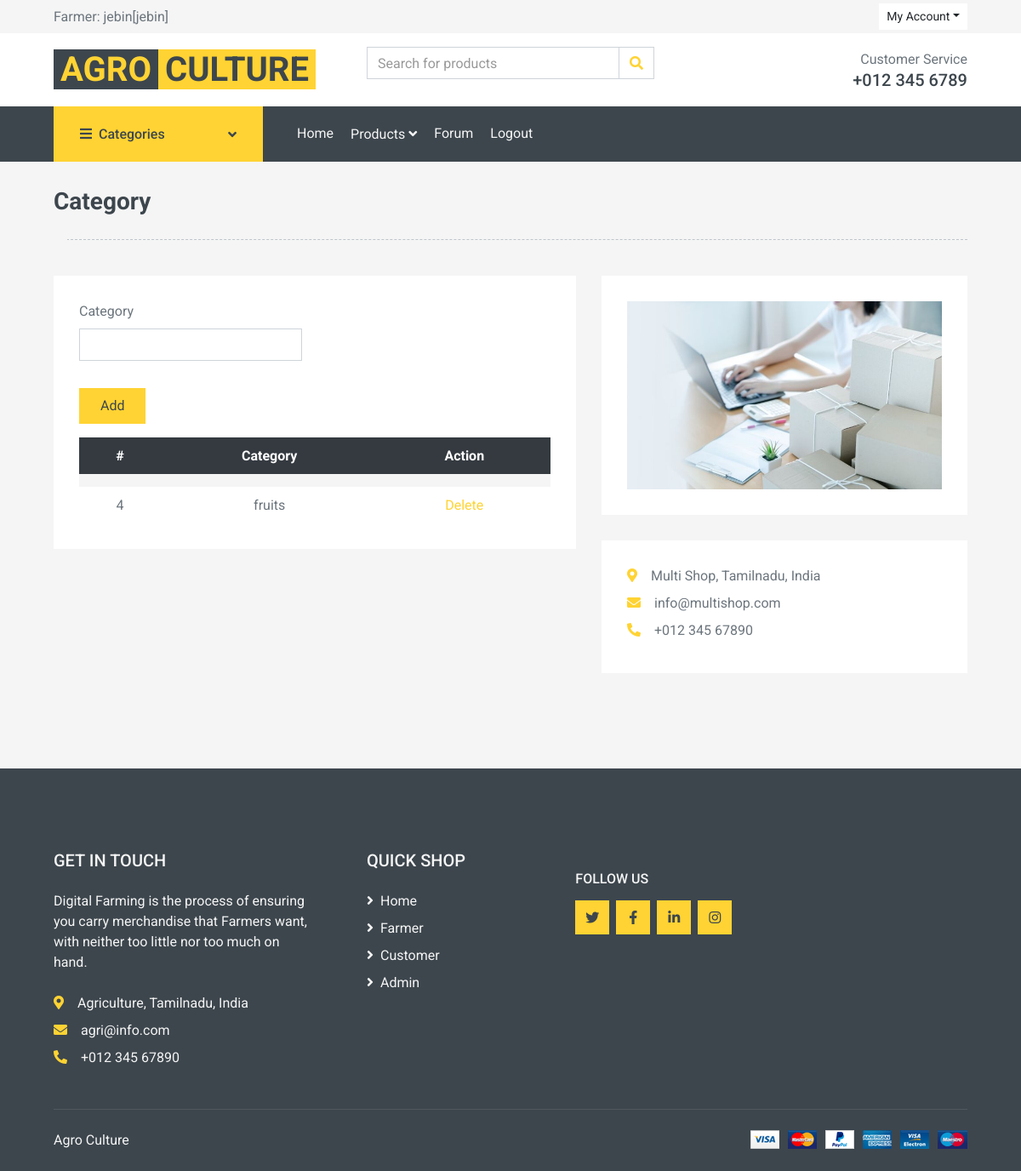
Page /add_cat.php (signed in) on the committed database.
### tables this page shows
CREATE TABLE `rt_retailer` (
  `id` int(11) NOT NULL,
  `name` varchar(20) NOT NULL,
  `address` varchar(50) NOT NULL,
  `city` varchar(30) NOT NULL,
  `mobile` bigint(20) NOT NULL,
  `email` varchar(40) NOT NULL,
  `proof` varchar(50) NOT NULL,
  `uname` varchar(20) NOT NULL,
  `pass` varchar(20) NOT NULL,
  `create_date` varchar(20) NOT NULL,
  `status` int(11) NOT NULL,
  PRIMARY KEY  (`uname`)
);

CREATE TABLE `rt_category` (
  `id` int(11) NOT NULL,
  `retailer` varchar(20) NOT NULL,
  `category` varchar(50) NOT NULL
);

### add_cat.php (the view, shortened to what this page needs)
<?php
include("include/dbconnect.php");
extract($_REQUEST);
$uname=$_SESSION['uname'];
$q1=mysqli_query($connect,"select * from rt_retailer where uname='$uname'");
$r1=mysqli_fetch_array($q1);
	 ?>
<html>
<head>
    <title><?php include("include/title.php"); ?></title>
    <link href="https://cdnjs.cloudflare.com/ajax/libs/font-awesome/5.10.0/css/all.min.css" rel="stylesheet">
    <link href="static/lib/animate/animate.min.css" rel="stylesheet">
    <link href="static/lib/owlcarousel/assets/owl.carousel.min.css" rel="stylesheet">
    <link href="static/css/style.css" rel="stylesheet">
</head>
<body>
    <div class="container-fluid">
        <div class="row bg-secondary py-1 px-xl-5">
            <div class="col-lg-6 d-none d-lg-block">
                <div class="d-inline-flex align-items-center h-100">
                    Farmer: <?php echo $r1['name']. "[".$r1['uname']."]"; ?>
                </div>
            </div>
            <div class="col-lg-6 text-center text-lg-right">
                <div class="d-inline-flex align-items-center">
                    <div class="btn-group">
                        <button type="button" class="btn btn-sm btn-light dropdown-toggle" data-toggle="dropdown">My Account</button>
                    </div>
                </div>
            </div>
        </div>
        <div class="row align-items-center bg-light py-3 px-xl-5 d-none d-lg-flex">
            <div class="col-lg-4">
                <a href="" class="text-decoration-none">
                    <span class="h1 text-uppercase text-primary bg-dark px-2">Agro</span>
                    <span class="h1 text-uppercase text-dark bg-primary px-2 ml-n1"> culture</span>
                </a>
            </div>
            <div class="col-lg-4 col-6 text-left">
                <form action="">
                    <div class="input-group">
                        <input type="text" class="form-control" placeholder="Search for products">
                        <div class="input-group-append">
                            <span class="input-group-text bg-transparent text-primary">
                                <i class="fa fa-search"></i>
                            </span>
                        </div>
                    </div>
                </form>
            </div>
            <div class="col-lg-4 col-6 text-right">
                <p class="m-0">Customer Service</p>
                <h5 class="m-0">+012 345 6789</h5>
            </div>
        </div>
    </div>
    <div class="container-fluid bg-dark mb-30">
        <div class="row px-xl-5">
            <div class="col-lg-3 d-none d-lg-block">
                <a class="btn d-flex align-items-center justify-content-between bg-primary w-100" data-toggle="collapse" href="#navbar-vertical" style="height: 65px; padding: 0 30px;">
                    <h6 class="text-dark m-0"><i class="fa fa-bars mr-2"></i>Categories</h6>
                    <i class="fa fa-angle-down text-dark"></i>
                </a>
            </div>
            <div class="col-lg-9">
                <nav class="navbar navbar-expand-lg bg-dark navbar-dark py-3 py-lg-0 px-0">
                    <div class="collapse navbar-collapse justify-content-between" id="navbarCollapse">
                        <div class="navbar-nav mr-auto py-0">
                           <a href="rt_home.php" class="nav-item nav-link">Home</a>
							<div class="nav-item dropdown">
                                <a href="#" class="nav-link dropdown-toggle" data-toggle="dropdown">Products <i class="fa fa-angle-down mt-1"></i></a>
                            </div>
                            <a href="forum.php" class="nav-item nav-link">Forum</a>
                            <a href="logout.php" class="nav-item nav-link">Logout</a>
                        </div>
                    </div>
                </nav>
            </div>
        </div>
    </div>
    <div class="container-fluid">
        <div class="row px-xl-5">
            <div class="col-12">
                 <h3>Category</h3>
            </div>
        </div>
    </div>
    <div class="container-fluid">
        <h2 class="section-title position-relative text-uppercase mx-xl-5 mb-4"><span class="bg-secondary pr-3"></span></h2>
        <div class="row px-xl-5">
            <div class="col-lg-7 mb-5">
                <div class="contact-form bg-light p-30">
                    <form name="form1" method="post">
						<div class="row">
							<div class="col-md-6 form-group">
								<label>Category</label>
								<input class="form-control" type="text" name="category" required>
							</div>
						</div>
                        <div>
                            <button class="btn btn-primary py-2 px-4" type="submit" name="btn">Add</button>
                        </div>
                    </form>
					<table class="table table-light table-borderless table-hover text-center mb-0">
                    <thead class="thead-dark">
                        <tr>
							<th>#</th>
                            <th>Category</th>
                            <th>Action</th>
                        </tr>
                    </thead>
					<tbody class="align-middle">
						<?php
						$q2=mysqli_query($connect,"select * from rt_category where retailer='$uname'");
						while($r2=mysqli_fetch_array($q2))
						{
						?>
                        <tr>
                            <td class="align-middle"><?php echo $r2['id']; ?></td>
							<td class="align-middle"><?php echo $r2['category']; ?></td>
							<td class="align-middle">
								<a href="add_cat.php?act=del&did=<?php echo $r2['id']; ?>">Delete</a>
							</td>
                        </tr>
                     	<?php
						}
						?>
                    </tbody>
                </table>
                </div>
            </div>
            <div class="col-lg-5 mb-5">
                <div class="bg-light p-30 mb-30">
                 <img src="static/img/sh2.jpg" class="img-fluid">
                </div>
                <div class="bg-light p-30 mb-3">
                    <p class="mb-2"><i class="fa fa-map-marker-alt text-primary mr-3"></i>Multi Shop, Tamilnadu, India</p>
                    <p class="mb-2"><i class="fa fa-envelope text-primary mr-3"></i>info@multishop.com</p>
                    <p class="mb-2"><i class="fa fa-phone-alt text-primary mr-3"></i>+012 345 67890</p>
                </div>
            </div>
        </div>
    </div>
    <div class="container-fluid bg-dark text-secondary mt-5 pt-5">
        <div class="row px-xl-5 pt-5">
            <div class="col-lg-4 col-md-12 mb-5 pr-3 pr-xl-5">
                <h5 class="text-secondary text-uppercase mb-4">Get In Touch</h5>
                <p class="mb-4">Digital Farming is the process of ensuring you carry merchandise that Farmers want, with neither too little nor too much on hand.</p>
                <p class="mb-2"><i class="fa fa-map-marker-alt text-primary mr-3"></i>Agriculture, Tamilnadu, India</p>
                <p class="mb-2"><i class="fa fa-envelope text-primary mr-3"></i>agri@info.com</p>
                <p class="mb-0"><i class="fa fa-phone-alt text-primary mr-3"></i>+012 345 67890</p>
            </div>
            <div class="col-lg-8 col-md-12">
                <div class="row">
                    <div class="col-md-4 mb-5">
                        <h5 class="text-secondary text-uppercase mb-4">Quick Shop</h5>
                        <div class="d-flex flex-column justify-content-start">
                            <a class="text-secondary mb-2" href="/"><i class="fa fa-angle-right mr-2"></i>Home</a>
                            <a class="text-secondary mb-2" href="/login"><i class="fa fa-angle-right mr-2"></i>Farmer</a>
                            <a class="text-secondary mb-2" href="/login_cus"><i class="fa fa-angle-right mr-2"></i>Customer</a>
                            <a class="text-secondary mb-2" href="/login_admin"><i class="fa fa-angle-right mr-2"></i>Admin</a>
                        </div>
                    </div>
                    <div class="col-md-4 mb-5">
                        <h6 class="text-secondary text-uppercase mt-4 mb-3">Follow Us</h6>
                        <div class="d-flex">
                            <a class="btn btn-primary btn-square mr-2" href="#"><i class="fab fa-twitter"></i></a>
                            <a class="btn btn-primary btn-square mr-2" href="#"><i class="fab fa-facebook-f"></i></a>
                            <a class="btn btn-primary btn-square mr-2" href="#"><i class="fab fa-linkedin-in"></i></a>
                            <a class="btn btn-primary btn-square" href="#"><i class="fab fa-instagram"></i></a>
                        </div>
                    </div>
                </div>
            </div>
        </div>
        <div class="row border-top mx-xl-5 py-4" style="border-color: rgba(256, 256, 256, .1) !important;">
            <div class="col-md-6 px-xl-0">
                <p class="mb-md-0 text-center text-md-left text-secondary">
                   <?php include("include/title.php"); ?> <a class="text-primary" href="#"></a>
                    <br> <a href="https://themewagon.com" target="_blank"></a>
                </p>
            </div>
            <div class="col-md-6 px-xl-0 text-center text-md-right">
                <img class="img-fluid" src="static/img/payments.png" alt="">
            </div>
        </div>
    </div>
</body>
</html>

### rows in the picture
rt_retailer: name "jebin", uname "jebin"
rt_category: id "4", category "fruits"
